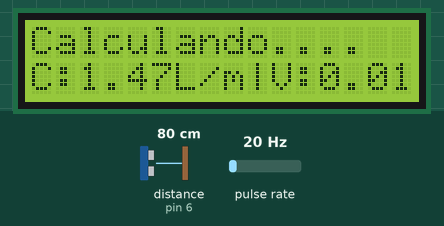
Bench run of a sketch on a simulated Arduino Uno, built with avr-gcc and run on an emulated ATmega328P. Parts: 16×2 character LCD. Wiring (inferred from the names in the program): ultrasonic range finder: trigger pin 7; echo pin 6; pulse sensor: data pin 2. The test bench sets the inputs (shaded band); at power-on: distance to the obstacle (sensor on pin 6) 80 cm, pulse rate 20 Hz. The echo pulse lasts 58.3 µs per cm; what the sketch prints to the serial monitor is not drawn.

Above: at 1.2 s.
1.3 s: distance to the obstacle (sensor on pin 6) set to 250 cm
At 5.2 s:
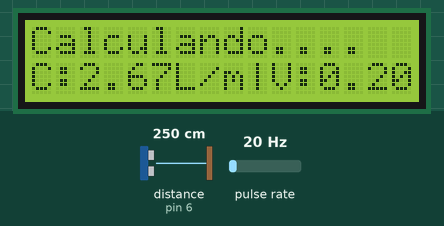
5.4 s: pulse rate (sensor on pin 2) set to 4 Hz
At 6.6 s:
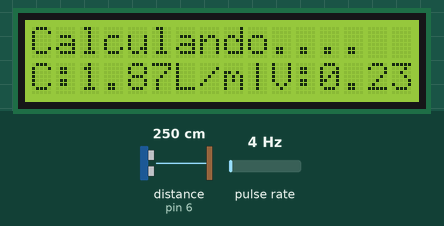
9.5 s: distance to the obstacle (sensor on pin 6) set to 2 cm
At 10.9 s:
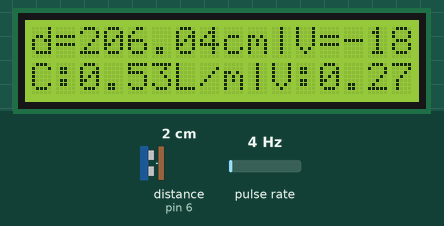
12.5 s: pulse rate (sensor on pin 2) set to 50 Hz
At 16.1 s:
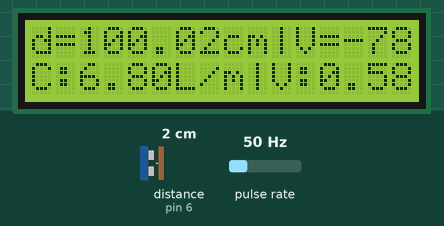
16.6 s: distance to the obstacle (sensor on pin 6) set to 35 cm
At 17.2 s:
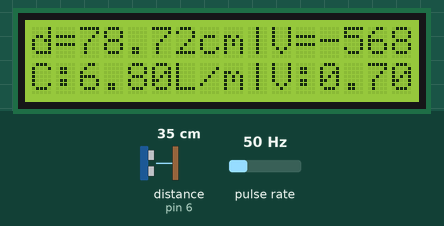
20.4 s: pulse rate (sensor on pin 2) set to 100 Hz
At 20.8 s:
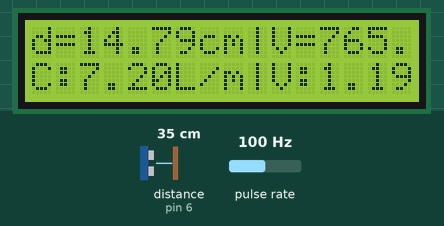
Timing chart, 0 to 23.4 s (numbered marks = the images above; inputs shaded):
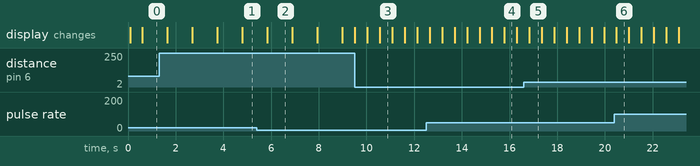

Measured:
- what the display in image 2 shows lasts 1.1 s, from 5.8 s to 6.9 s
- what the display in image 3 shows lasts 0.5 s, from 10.6 s to 11.1 s

The sketch:

nivelAguaCaudalimetroV1.ino
```cpp
#include <LiquidCrystal_I2C.h>

// Incluímos la libreria externa para poder utilizarla
#include <LiquidCrystal_I2C.h> // Entre los símbolos <> buscará en la carpeta de librerías configurada
//--CONFIGURACION DE LCD  CON I2C--//
LiquidCrystal_I2C lcd(0x27,16,2); // si no te sale con esta direccion  puedes usar (0x3f,16,2) || (0x27,16,2)  ||(0x20,16,2)


// Definimos las constantes
//------------------------NIVEL DE AGUA---------------------------//
// Configuramos los pines del sensor Trigger y Echo
const int PinTrig = 7;
const int PinEcho = 6;

// Constante velocidad sonido en cm/s
const float VelSon = 34000.0;

// Número de muestras
const int numLecturas = 10;

// Distancia a los 100 ml y vacío//20
const float distancia100 = 2.38;//OJO ESTE VALOR ES DE LA ALTURA DEL LIQUIDO ES DECIR distancia vacio -lo que midio al tener 100 ml
const float distanciaVacio = 22.38;
//const float distanciaml = (distanciaVacio - distancia100)/100;

float lecturas[numLecturas]; // Array para almacenar lecturas
int lecturaActual = 0; // Lectura por la que vamos
float total = 0; // Total de las que llevamos
float media = 0; // Media de las medidas
bool primeraMedia = false; // Para saber que ya hemos calculado por lo menos una

//-----------------------------CAUDALIMETRO---------------------------//
// Definir el pin utilizado para leer el pulso del caudalímetro
const byte pinCaudalimetro = 2;
// Volumen del tanque en mililitros
const float volumenTanque = 10000;
// Variables para el cálculo del caudal y el volumen gastado
volatile byte pulsos;
float caudal, volumenGastado;
// Variables para el cálculo del tiempo transcurrido
unsigned long tiempoAnterior, tiempoActual, tiempoTranscurrido;
void setup()
{
  //CONFIGURACION LCD //
    lcd.init();
  lcd.backlight();
  lcd.clear();
 lcd.setCursor(0,0);
  //----------------------------------NIVEL DE AGUA--------------------------------//
  // Iniciamos el monitor serie para mostrar el resultado
  Serial.begin(9600);
  // Ponemos el pin Trig en modo salida
  pinMode(PinTrig, OUTPUT);
  // Ponemos el pin Echo en modo entrada
  pinMode(PinEcho, INPUT);

  // Inicializamos el array
  for (int i = 0; i < numLecturas; i++)
  {
    lecturas[i] = 0;
  }

  // Configuramos las filas y las columnas del LCD en este caso 16 columnas y 2 filas
  //lcd.begin(COLS, ROWS);


  //----------------------------CAUDALIMETRO-------------------------//
  // Inicializar el pin del caudalímetro como entrada
  pinMode(pinCaudalimetro, INPUT);
  // Configurar la interrupción en el pin del caudalímetro
  attachInterrupt(digitalPinToInterrupt(pinCaudalimetro), contarPulso, FALLING);
  // Inicializar el contador de pulsos
  pulsos = 0;
  // Iniciar la comunicación serial
  Serial.begin(9600);
  // Inicializar el tiempo anterior con el valor actual
  tiempoAnterior = millis();
  // Inicializar el volumen gastado en cero
  volumenGastado = 0;

}
void loop()
{

  //------------------------------------NIVEL DEL AGUA-------------------------------//
  // Eliminamos la última medida
  total = total - lecturas[lecturaActual];

  iniciarTrigger();

  // La función pulseIn obtiene el tiempo que tarda en cambiar entre estados, en este caso a HIGH
  unsigned long tiempo = pulseIn(PinEcho, HIGH);

  // Obtenemos la distancia en cm, hay que convertir el tiempo en segudos ya que está en microsegundos
  // por eso se multiplica por 0.000001
  float distancia = tiempo * 0.000001 * VelSon / 2.0;

  // Almacenamos la distancia en el array
  lecturas[lecturaActual] = distancia;

  // Añadimos la lectura al total
  total = total + lecturas[lecturaActual];

  // Avanzamos a la siguiente posición del array
  lecturaActual = lecturaActual + 1;

  // Comprobamos si hemos llegado al final del array
  if (lecturaActual >= numLecturas)
  {
    primeraMedia = true;
    lecturaActual = 0;
  }

  // Calculamos la media
  media = total / numLecturas;

  // Solo mostramos si hemos calculado por lo menos una media
  if (primeraMedia)
  {
    float distanciaLleno = distanciaVacio - media;
    float cantidadLiquido = distanciaLleno  *240/distancia100;
    int porcentaje = (int) (distanciaLleno * 100 / distanciaVacio);

    // Mostramos en la pantalla LCD
    //lcd.clear();
    // Cantidada de líquido
   // lcd.setCursor(0, 0);
    //lcd.print(String(cantidadLiquido) + " ml");

    // Porcentaje
   // lcd.setCursor(0, 1);
    //lcd.print(String(porcentaje) + " %");

    Serial.print(media);
    Serial.println(" cm");

    Serial.print(cantidadLiquido);
    Serial.println(" ml");
    Serial.print(porcentaje);
    Serial.println(" %");

    //impresion lcd
    //lcd.clear();
    lcd.setCursor(0,0);
    lcd.print("d="+String(media)+"cm"+"|V="+String(cantidadLiquido)+"ml");
    lcd.setCursor(0,1);

  }
  else
  {
    //lcd.setCursor(0, 0);
    //lcd.print("Calculando: " + String(lecturaActual));
    Serial.print("Calculando..... ");
    Serial.println(lecturaActual);
    lcd.setCursor(0,0);
    lcd.print("Calculando....");
  }

  delay(500);

  //------------------------------CAUDALIMETRO--------------------------------//
// Calcular el tiempo transcurrido desde la última medición
  tiempoActual = millis();
  tiempoTranscurrido = tiempoActual - tiempoAnterior;
  // Calcular el caudal en litros por minuto
  caudal = pulsos / 7.5;
  // Calcular el volumen gastado en mililitros
  volumenGastado += (caudal * tiempoTranscurrido / 60000.0);
  // Actualizar el tiempo anterior con el valor actual
  tiempoAnterior = tiempoActual;
  // Mostrar el caudal y el volumen gastado en la consola serial
  Serial.print("Caudal: ");
  Serial.print(caudal);
  Serial.print(" L/min");
  Serial.print("   Volumen gastado: ");
  Serial.print(volumenGastado);
  Serial.println(" ml");

  //impresion LCD--//
  lcd.setCursor(0,1);
  lcd.print("C:"+String(caudal)+"L/m"+"|V:"+String(volumenGastado)+"ml");
  // Reiniciar el contador de pulsos
  pulsos = 0;
  // Esperar MEDIO segundo antes de realizar la próxima medición
  delay(500);

}

//===============================METODOS======================================//

//-----------------------NIVEL DE AGUA-----------------------------------//

// Método que inicia la secuencia del Trigger para comenzar a medir
void iniciarTrigger()
{
  // Ponemos el Triiger en estado bajo y esperamos 2 ms
  digitalWrite(PinTrig, LOW);
  delayMicroseconds(2);

  // Ponemos el pin Trigger a estado alto y esperamos 10 ms
  digitalWrite(PinTrig, HIGH);
  delayMicroseconds(10);

  // Comenzamos poniendo el pin Trigger en estado bajo
  digitalWrite(PinTrig, LOW);
}

//-------------------------CAUDALIMETRO-------------------------------//

void contarPulso() {
  // Incrementar el contador de pulsos
  pulsos++;
}
```
